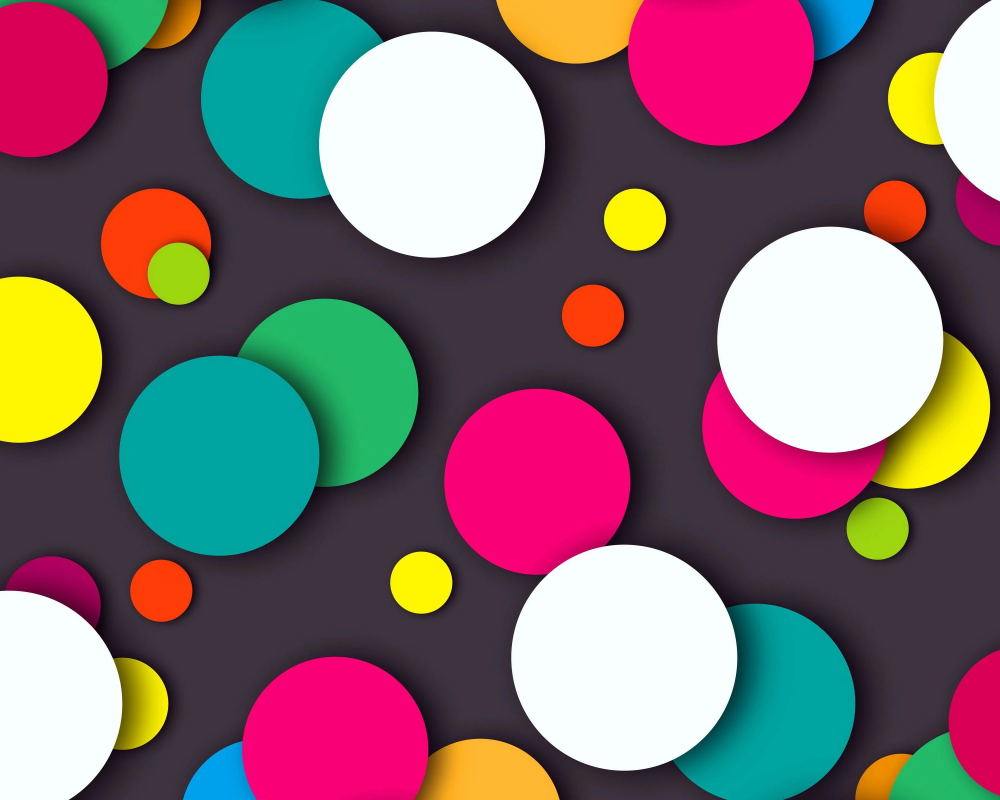
#> input picture 6lab_Hough_transform/images/circles_1.webp, 3000 x 2400 px (shown at 1/3 size)
$ jupyter execute 3_task_classic_hough_circles.ipynb
#> lines starting #> are read from the running program, lines starting #| are printed output that depends on the picture; after the words box and inside, x2 and y2 are one past the last pixel; in counts of white or black regions, pixels touching at a corner belong together
[cell 1]
import cv2 as cv
import numpy as np
import matplotlib.pyplot as plt
import skimage

[cell 2]
# Read an image
img_path = "../images/"
img_name = "circles_1.webp"
img = cv.imread(img_path + img_name, cv.IMREAD_COLOR)
#> img is the input picture: shape (2400, 3000, 3); mean B, G, R 108.9, 106.9, 127

# Reduce the size of image
n_rows, n_cols = img.shape[:2]
#> n_rows = 2400; n_cols = 3000
x_scale = 0.3
y_scale = 0.3
img = cv.resize(img, (int(n_cols * x_scale), int(n_rows * y_scale)), interpolation=cv.INTER_CUBIC)
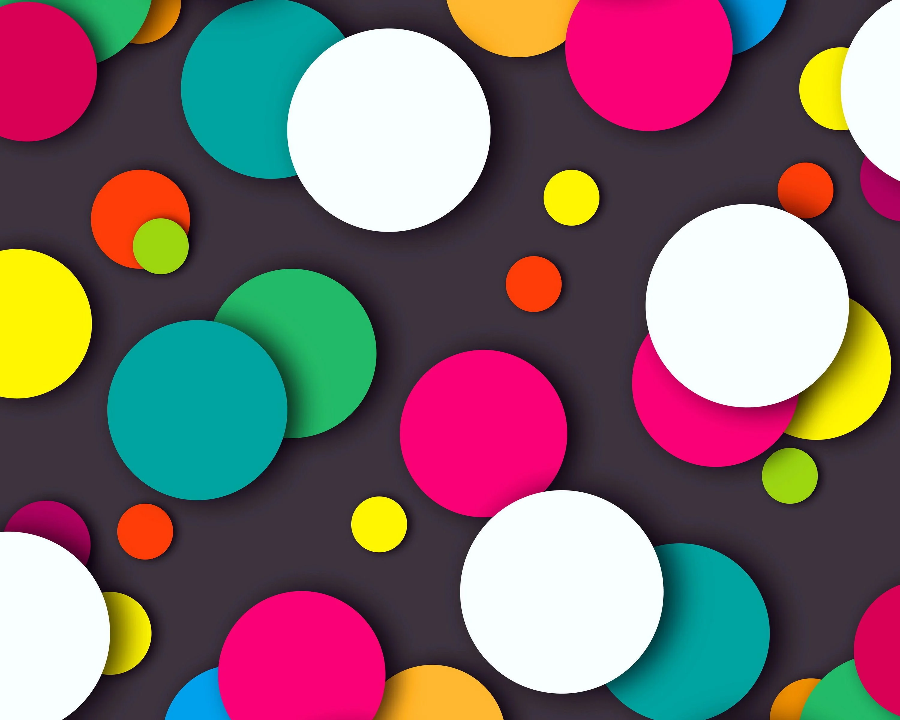
#> img: shape (720, 900, 3); mean B, G, R 108.9, 106.9, 127

img_edge = cv.Canny(img, 150, 200, None, 3)
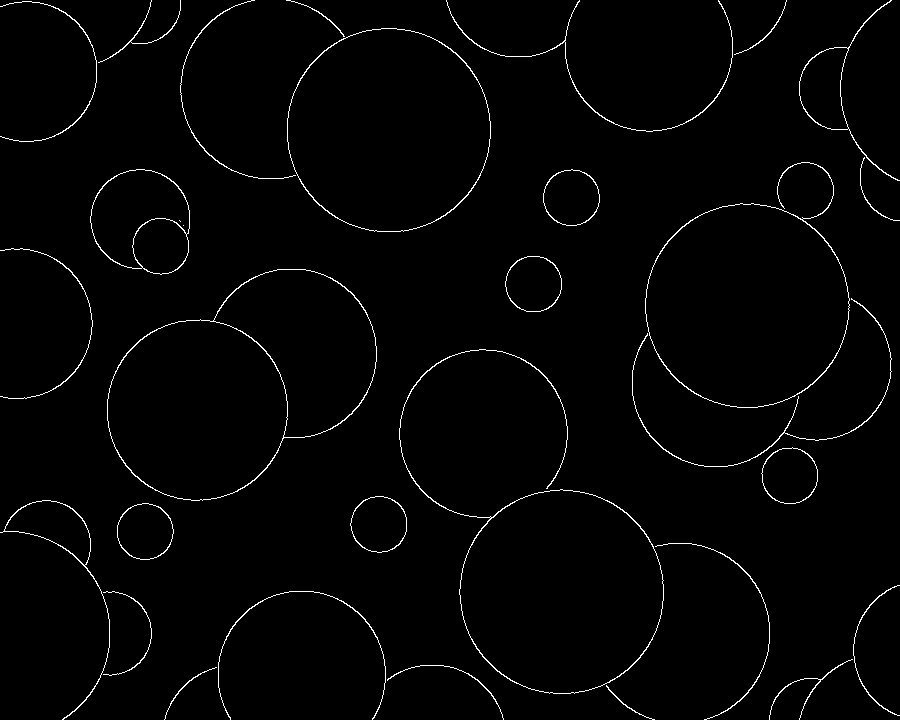
#> img_edge: shape (720, 900); 1.6% white in thin lines or dots
img_gray = cv.cvtColor(img, cv.COLOR_BGR2GRAY)
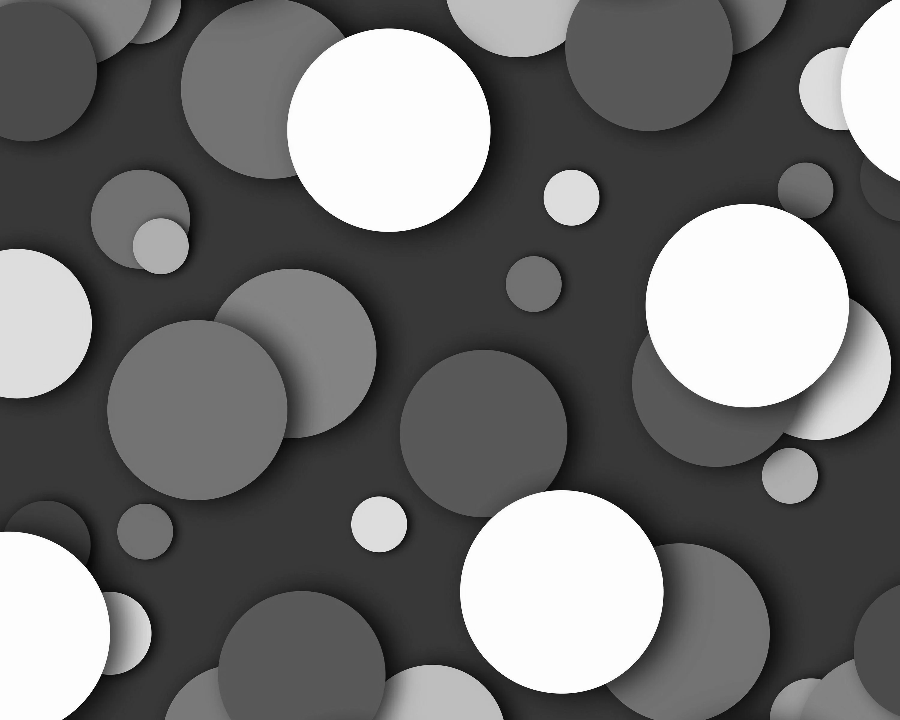
#> img_gray: shape (720, 900); min 0, max 255, mean 113.2

[cell 3]
img.shape
#> Out = (720, 900, 3)

[cell 4]
# Do Hough transform
radius = np.arange(20, 200, 2)
circles = skimage.transform.hough_circle(img_edge, radius)
accums, cx, cy, radii = skimage.transform.hough_circle_peaks(circles, radius, threshold = 0.65 * np.max(circles))
#> accums = [0.881, 0.869, 0.83, 0.815, 0.786, 0.768, 0.76, 0.746, 0.738, 0.708, 0.682, 0.666]; cx = [571, 805, 197, 145, 160, 379, 747, 483, 533, 789, 388, 561]; cy = [197, 190, 410, 531, 246, 524, 305, 433, 284, 475, 130, 591]; radii = [28, 28, 90, 28, 28, 28, 102, 84, 28, 28, 102, 102]

[cell 5]
radii.shape
#> Out = (12,)

[cell 6]
img_out = cv.cvtColor(img_gray, cv.COLOR_GRAY2RGB)
for center_y, center_x, rad in zip(cy, cx, radii):
    circy, circx = skimage.draw.circle_perimeter(center_y, center_x, int(round(rad)), shape=img_out.shape)
    img_out[circy, circx] = (0, 0, 255)
#> this loop made 12 passes
#> (center_y, center_x, rad) on passes 1 to 12: (197, 571, 28), (190, 805, 28), (410, 197, 90), (531, 145, 28), (246, 160, 28), (524, 379, 28), (305, 747, 102), (433, 483, 84), (284, 533, 28), (475, 789, 28), (130, 388, 102), (591, 561, 102)
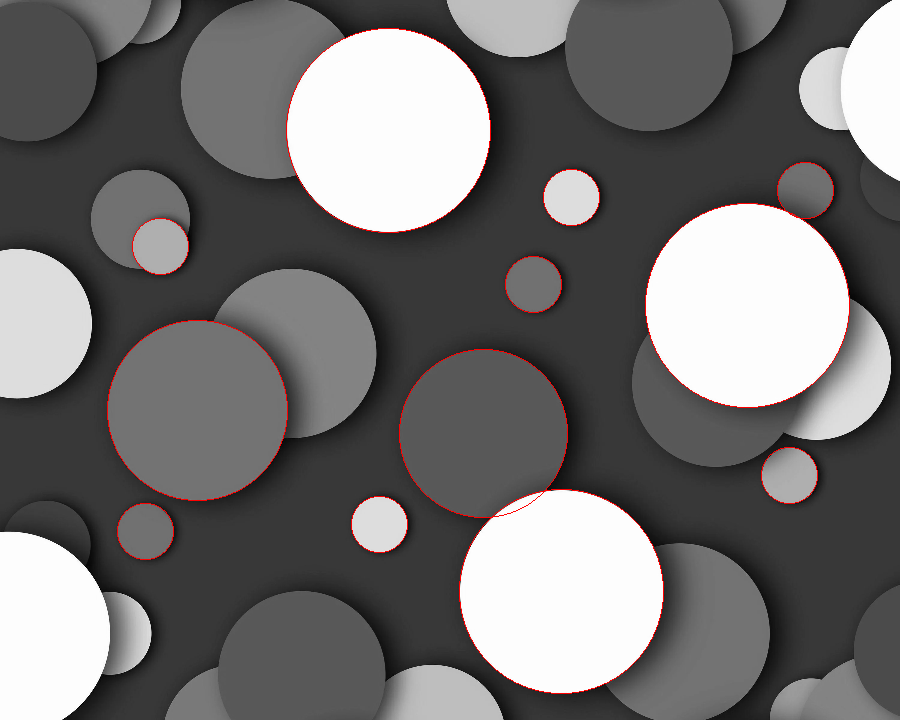
#> img_out: shape (720, 900, 3); mean B, G, R 112.7, 112.7, 114.2
plt.figure(figsize=(32, 16), dpi=80)
plt.imshow(img_out)

plt.savefig(img_path + img_name.rpartition('.')[0] + '_classic_hough.jpg')

$ run again, with 6lab_Hough_transform/images/circles_2.png saved as 6lab_Hough_transform/images/circles_1.webp
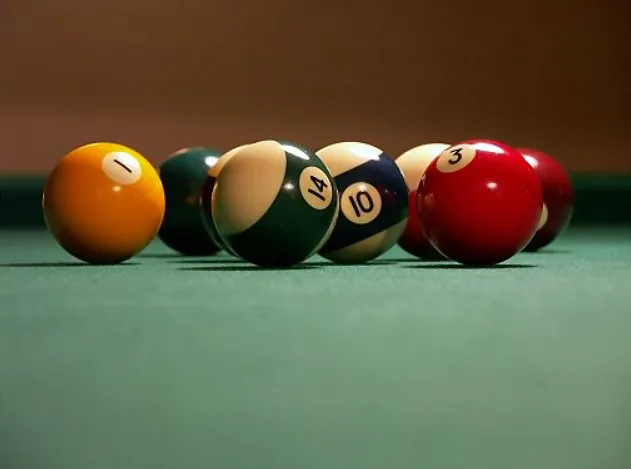
#> input picture 6lab_Hough_transform/images/circles_2.png, 631 x 469 px
#> img is the input picture: shape (469, 631, 3); mean B, G, R 67.8, 93.3, 96.9
#> img: shape (140, 189, 3)
#> `img_edge = cv.Canny(img, 150, 200, None, 3)`:
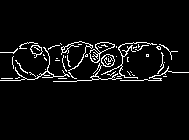
#> img_edge: shape (140, 189); 4.8% white in thin lines or dots, all inside (x1, y1, x2, y2) = (0, 41, 189, 82)
#> accums = 37 values, max 0.425 at index 0, min 0.276 at index 36, mean 0.317; cx = 37 values, max 151 at index 26, min 29 at index 16, mean 107.8; cy = 37 values, max 66 at index 14, min 50 at index 34, mean 59.76; radii = 37 values, max 30 at index 34, min 20 at index 0, mean 21.95
#> the loop `for center_y, center_x, rad in zip(cy, cx, radii):` made 37 passes
#> (center_y, center_x, rad) on passes 1 to 8: (62, 82, 20), (62, 142, 20), (60, 102, 20), (60, 142, 20), (61, 79, 20), (60, 82, 20), (58, 84, 22), (60, 84, 20)
#> after the loop `for center_y, center_x, rad in zip(cy, cx, radii):`:
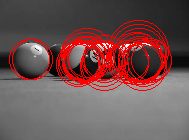
#> img_out: shape (140, 189, 3); mean B, G, R 82.4, 82.4, 111.7

$ run again, with 6lab_Hough_transform/images/circles_3.jfif saved as 6lab_Hough_transform/images/circles_1.webp
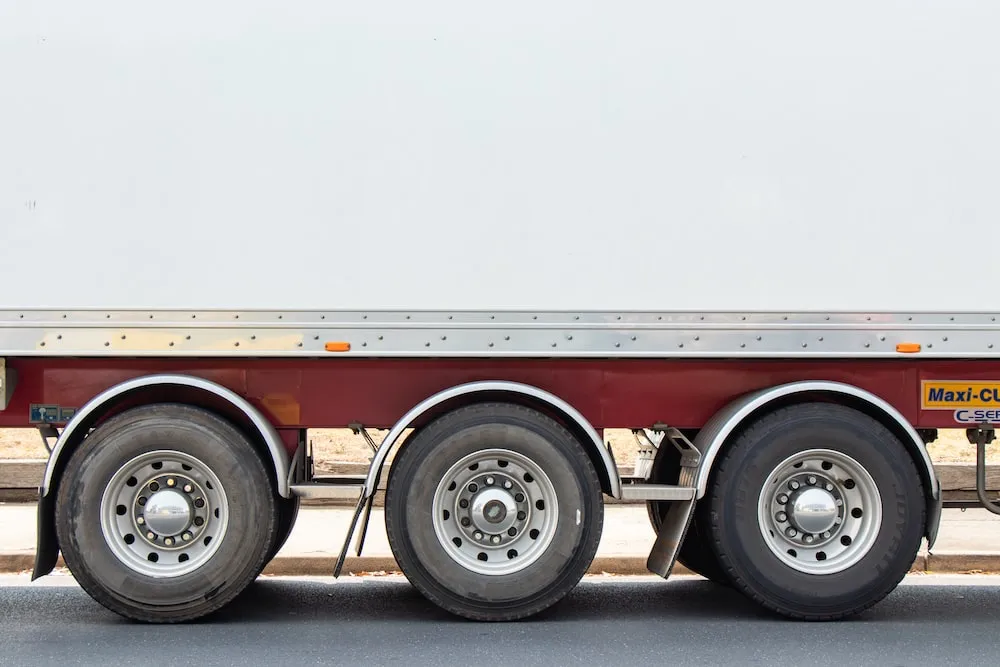
#> input picture 6lab_Hough_transform/images/circles_3.jfif, 1000 x 667 px
#> img is the input picture: shape (667, 1000, 3); mean B, G, R 169.4, 168.6, 171.3
#> img: shape (200, 300, 3)
#> `img_edge = cv.Canny(img, 150, 200, None, 3)`:
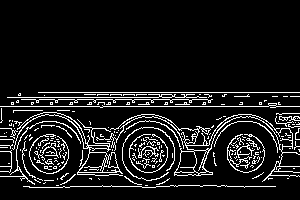
#> img_edge: shape (200, 300); 9.9% white in thin lines or dots, all inside (x1, y1, x2, y2) = (0, 92, 300, 188)
#> accums = [0.691, 0.511, 0.505, 0.5, 0.5, 0.48, 0.466, 0.465, 0.462, 0.457, 0.452, 0.451, 0.45]; cx = [148, 245, 245, 50, 52, 48, 151, 49, 50, 145, 51, 50, 48]; cy = [153, 153, 150, 155, 155, 146, 151, 148, 151, 151, 148, 150, 153]; radii = [26, 32, 34, 34, 30, 34, 36, 34, 36, 36, 36, 38, 20]
#> the loop `for center_y, center_x, rad in zip(cy, cx, radii):` made 13 passes
#> (center_y, center_x, rad) on passes 1 to 8: (153, 148, 26), (153, 245, 32), (150, 245, 34), (155, 50, 34), (155, 52, 30), (146, 48, 34), (151, 151, 36), (148, 49, 34)
#> after the loop `for center_y, center_x, rad in zip(cy, cx, radii):`:
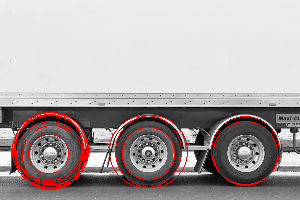
#> img_out: shape (200, 300, 3); mean B, G, R 166.5, 166.5, 175.4
